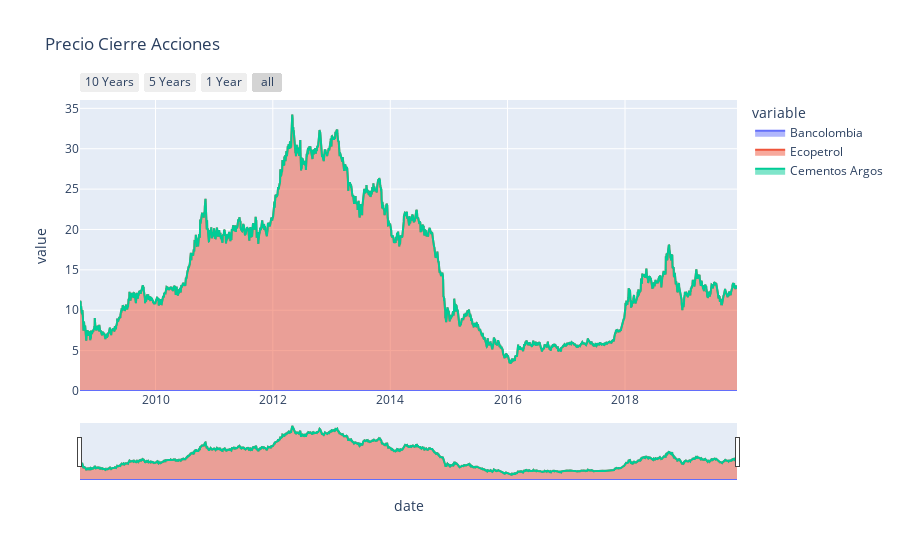

Write notebook code for a chart like this one.
### Code cell
prices = pd.DataFrame(
    {
        "Bancolombia": df.query("tic == 'CIB'")["close"],
        "Ecopetrol": df.query("tic == 'EC'")["close"],
        "Cementos Argos": df.query("tic == 'ARGO'")["close"]

    }
)

prices.index = pd.to_datetime(df.date)
fig = px.area(
    data_frame=prices,
    title = "Precio Cierre Acciones "
)
fig.update_xaxes(
    rangeslider_visible=True,
    rangeselector=dict(
        buttons=list([
            dict(count=10, label="10 Years", step="year", stepmode="backward"),
            dict(count=5, label="5 Years", step="year", stepmode="backward"),
            dict(count=1, label="1 Year", step="year", stepmode="backward"),
            dict(step="all")
        ])
    )
)
fig.show()

### Figure 1 — Plotly figure (JSON) as saved in the notebook; plotly's stock layout.template omitted (floating-point values rounded to 4 significant figures; data arrays with more than 128 entries replaced by an {"elided": "..."} marker saying what was removed)
{"data": [{"fillpattern": {"shape": ""}, "hovertemplate": "variable=Bancolombia<br>date=%{x}<br>value=%{y}<extra></extra>", "legendgroup": "Bancolombia", "line": {"color": "#636efa"}, "marker": {"symbol": "circle"}, "mode": "lines", "name": "Bancolombia", "orientation": "v", "showlegend": true, "stackgroup": "1", "type": "scatter", "x": {"elided": "2820 str values"}, "xaxis": "x", "y": {"elided": "2820 null values"}, "yaxis": "y"}, {"fillpattern": {"shape": ""}, "hovertemplate": "variable=Ecopetrol<br>date=%{x}<br>value=%{y}<extra></extra>", "legendgroup": "Ecopetrol", "line": {"color": "#EF553B"}, "marker": {"symbol": "circle"}, "mode": "lines", "name": "Ecopetrol", "orientation": "v", "showlegend": true, "stackgroup": "1", "type": "scatter", "x": {"elided": "2820 str values"}, "xaxis": "x", "y": {"elided": "2820 float values"}, "yaxis": "y"}, {"fillpattern": {"shape": ""}, "hovertemplate": "variable=Cementos Argos<br>date=%{x}<br>value=%{y}<extra></extra>", "legendgroup": "Cementos Argos", "line": {"color": "#00cc96"}, "marker": {"symbol": "circle"}, "mode": "lines", "name": "Cementos Argos", "orientation": "v", "showlegend": true, "stackgroup": "1", "type": "scatter", "x": {"elided": "2820 str values"}, "xaxis": "x", "y": {"elided": "2820 null values"}, "yaxis": "y"}], "layout": {"legend": {"title": {"text": "variable"}, "tracegroupgap": 0}, "title": {"text": "Precio Cierre Acciones "}, "xaxis": {"anchor": "y", "domain": [0, 1], "rangeselector": {"buttons": [{"count": 10, "label": "10 Years", "step": "year", "stepmode": "backward"}, {"count": 5, "label": "5 Years", "step": "year", "stepmode": "backward"}, {"count": 1, "label": "1 Year", "step": "year", "stepmode": "backward"}, {"step": "all"}]}, "rangeslider": {"visible": true}, "title": {"text": "date"}}, "yaxis": {"anchor": "x", "domain": [0, 1], "title": {"text": "value"}}}}
